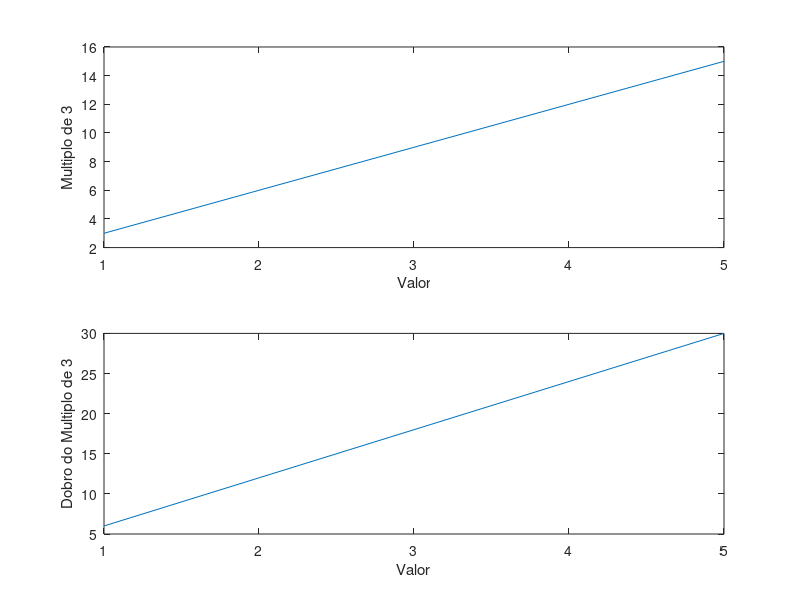

Source code (MATLAB):
% Repetição e organização de gráficos

v_multiplos = zeros(1,5);
v_dobro = zeros(1,5);

for i = 1:1:5
    v_multiplos(i) = 3*i;
    v_dobro(i) = 2*v_multiplos(i);
end


figure

subplot(2,1,1)
plot(v_multiplos)
xlabel("Valor")
ylabel("Multiplo de 3")

subplot(2,1,2)
plot(v_dobro);
xlabel("Valor")
ylabel("Dobro do Multiplo de 3")
